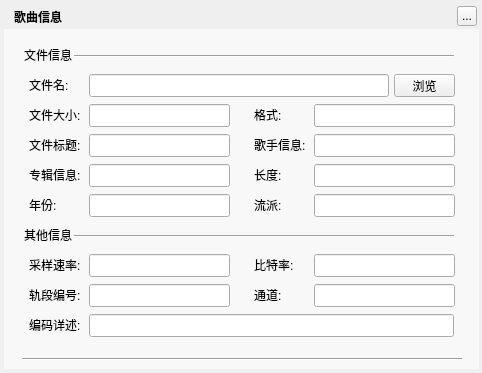
<?xml version="1.0" encoding="UTF-8"?>
<ui version="4.0">
 <class>MusicFileInformationWidget</class>
 <widget class="QWidget" name="MusicFileInformationWidget">
  <property name="geometry">
   <rect>
    <x>0</x>
    <y>0</y>
    <width>482</width>
    <height>373</height>
   </rect>
  </property>
  <property name="windowTitle">
   <string>歌曲信息</string>
  </property>
  <property name="styleSheet">
   <string notr="true"/>
  </property>
  <widget class="QLabel" name="background">
   <property name="geometry">
    <rect>
     <x>4</x>
     <y>4</y>
     <width>475</width>
     <height>365</height>
    </rect>
   </property>
   <property name="text">
    <string/>
   </property>
  </widget>
  <widget class="QLabel" name="topTitleName">
   <property name="geometry">
    <rect>
     <x>14</x>
     <y>4</y>
     <width>100</width>
     <height>25</height>
    </rect>
   </property>
   <property name="styleSheet">
    <string notr="true">color:&quot;#FFFFFF&quot;;font-weight:bold</string>
   </property>
   <property name="text">
    <string>歌曲信息</string>
   </property>
  </widget>
  <widget class="QToolButton" name="topTitleCloseButton">
   <property name="geometry">
    <rect>
     <x>457</x>
     <y>6</y>
     <width>20</width>
     <height>20</height>
    </rect>
   </property>
   <property name="text">
    <string>...</string>
   </property>
  </widget>
  <widget class="Line" name="line_2">
   <property name="geometry">
    <rect>
     <x>74</x>
     <y>54</y>
     <width>380</width>
     <height>5</height>
    </rect>
   </property>
   <property name="orientation">
    <enum>Qt::Horizontal</enum>
   </property>
  </widget>
  <widget class="QLabel" name="label">
   <property name="geometry">
    <rect>
     <x>24</x>
     <y>49</y>
     <width>54</width>
     <height>12</height>
    </rect>
   </property>
   <property name="text">
    <string>文件信息</string>
   </property>
  </widget>
  <widget class="QLabel" name="label_2">
   <property name="geometry">
    <rect>
     <x>29</x>
     <y>79</y>
     <width>54</width>
     <height>12</height>
    </rect>
   </property>
   <property name="text">
    <string>文件名:</string>
   </property>
  </widget>
  <widget class="QLineEdit" name="filePathEdit">
   <property name="geometry">
    <rect>
     <x>89</x>
     <y>74</y>
     <width>300</width>
     <height>23</height>
    </rect>
   </property>
   <property name="text">
    <string/>
   </property>
   <property name="readOnly">
    <bool>true</bool>
   </property>
  </widget>
  <widget class="QLabel" name="label_3">
   <property name="geometry">
    <rect>
     <x>29</x>
     <y>109</y>
     <width>54</width>
     <height>12</height>
    </rect>
   </property>
   <property name="text">
    <string>文件大小:</string>
   </property>
  </widget>
  <widget class="QLineEdit" name="fileSizeEdit">
   <property name="geometry">
    <rect>
     <x>89</x>
     <y>104</y>
     <width>141</width>
     <height>23</height>
    </rect>
   </property>
   <property name="readOnly">
    <bool>true</bool>
   </property>
  </widget>
  <widget class="QPushButton" name="viewButton">
   <property name="geometry">
    <rect>
     <x>394</x>
     <y>74</y>
     <width>61</width>
     <height>23</height>
    </rect>
   </property>
   <property name="text">
    <string>浏览</string>
   </property>
  </widget>
  <widget class="QLineEdit" name="fileFormatEdit">
   <property name="geometry">
    <rect>
     <x>314</x>
     <y>104</y>
     <width>141</width>
     <height>23</height>
    </rect>
   </property>
   <property name="readOnly">
    <bool>true</bool>
   </property>
  </widget>
  <widget class="QLabel" name="label_4">
   <property name="geometry">
    <rect>
     <x>254</x>
     <y>109</y>
     <width>54</width>
     <height>12</height>
    </rect>
   </property>
   <property name="text">
    <string>格式:</string>
   </property>
  </widget>
  <widget class="QLabel" name="label_5">
   <property name="geometry">
    <rect>
     <x>254</x>
     <y>139</y>
     <width>54</width>
     <height>12</height>
    </rect>
   </property>
   <property name="text">
    <string>歌手信息:</string>
   </property>
  </widget>
  <widget class="MusicModifyLineEdit" name="fileArtistEdit">
   <property name="geometry">
    <rect>
     <x>314</x>
     <y>134</y>
     <width>141</width>
     <height>23</height>
    </rect>
   </property>
   <property name="readOnly">
    <bool>true</bool>
   </property>
  </widget>
  <widget class="MusicModifyLineEdit" name="fileTitleEdit">
   <property name="geometry">
    <rect>
     <x>89</x>
     <y>134</y>
     <width>141</width>
     <height>23</height>
    </rect>
   </property>
   <property name="readOnly">
    <bool>true</bool>
   </property>
  </widget>
  <widget class="QLabel" name="label_6">
   <property name="geometry">
    <rect>
     <x>29</x>
     <y>139</y>
     <width>54</width>
     <height>12</height>
    </rect>
   </property>
   <property name="text">
    <string>文件标题:</string>
   </property>
  </widget>
  <widget class="QLabel" name="label_7">
   <property name="geometry">
    <rect>
     <x>29</x>
     <y>169</y>
     <width>54</width>
     <height>12</height>
    </rect>
   </property>
   <property name="text">
    <string>专辑信息:</string>
   </property>
  </widget>
  <widget class="MusicModifyLineEdit" name="fileAlbumEdit">
   <property name="geometry">
    <rect>
     <x>89</x>
     <y>164</y>
     <width>141</width>
     <height>23</height>
    </rect>
   </property>
   <property name="readOnly">
    <bool>true</bool>
   </property>
  </widget>
  <widget class="QLabel" name="label_8">
   <property name="geometry">
    <rect>
     <x>254</x>
     <y>169</y>
     <width>54</width>
     <height>12</height>
    </rect>
   </property>
   <property name="text">
    <string>长度:</string>
   </property>
  </widget>
  <widget class="QLineEdit" name="fileTimeEdit">
   <property name="geometry">
    <rect>
     <x>314</x>
     <y>164</y>
     <width>141</width>
     <height>23</height>
    </rect>
   </property>
   <property name="readOnly">
    <bool>true</bool>
   </property>
  </widget>
  <widget class="QLabel" name="label_9">
   <property name="geometry">
    <rect>
     <x>254</x>
     <y>199</y>
     <width>54</width>
     <height>12</height>
    </rect>
   </property>
   <property name="text">
    <string>流派:</string>
   </property>
  </widget>
  <widget class="MusicModifyLineEdit" name="fileGenreEdit">
   <property name="geometry">
    <rect>
     <x>314</x>
     <y>194</y>
     <width>141</width>
     <height>23</height>
    </rect>
   </property>
   <property name="readOnly">
    <bool>true</bool>
   </property>
  </widget>
  <widget class="QLabel" name="label_10">
   <property name="geometry">
    <rect>
     <x>29</x>
     <y>259</y>
     <width>54</width>
     <height>12</height>
    </rect>
   </property>
   <property name="text">
    <string>采样速率:</string>
   </property>
  </widget>
  <widget class="QLabel" name="label_11">
   <property name="geometry">
    <rect>
     <x>29</x>
     <y>289</y>
     <width>54</width>
     <height>12</height>
    </rect>
   </property>
   <property name="text">
    <string>轨段编号:</string>
   </property>
  </widget>
  <widget class="QLineEdit" name="TrackNumEdit">
   <property name="geometry">
    <rect>
     <x>89</x>
     <y>284</y>
     <width>141</width>
     <height>23</height>
    </rect>
   </property>
   <property name="readOnly">
    <bool>true</bool>
   </property>
  </widget>
  <widget class="QLabel" name="label_12">
   <property name="geometry">
    <rect>
     <x>254</x>
     <y>289</y>
     <width>54</width>
     <height>12</height>
    </rect>
   </property>
   <property name="text">
    <string>通道:</string>
   </property>
  </widget>
  <widget class="QLineEdit" name="SamplingRateEdit">
   <property name="geometry">
    <rect>
     <x>89</x>
     <y>254</y>
     <width>141</width>
     <height>23</height>
    </rect>
   </property>
   <property name="readOnly">
    <bool>true</bool>
   </property>
  </widget>
  <widget class="QLineEdit" name="ChannelEdit">
   <property name="geometry">
    <rect>
     <x>314</x>
     <y>284</y>
     <width>141</width>
     <height>23</height>
    </rect>
   </property>
   <property name="readOnly">
    <bool>true</bool>
   </property>
  </widget>
  <widget class="MusicModifyLineEdit" name="fileYearEdit">
   <property name="geometry">
    <rect>
     <x>89</x>
     <y>194</y>
     <width>141</width>
     <height>23</height>
    </rect>
   </property>
   <property name="readOnly">
    <bool>true</bool>
   </property>
  </widget>
  <widget class="QLabel" name="label_13">
   <property name="geometry">
    <rect>
     <x>29</x>
     <y>199</y>
     <width>54</width>
     <height>12</height>
    </rect>
   </property>
   <property name="text">
    <string>年份:</string>
   </property>
  </widget>
  <widget class="QLabel" name="label_14">
   <property name="geometry">
    <rect>
     <x>254</x>
     <y>259</y>
     <width>54</width>
     <height>12</height>
    </rect>
   </property>
   <property name="text">
    <string>比特率:</string>
   </property>
  </widget>
  <widget class="QLineEdit" name="BitrateEdit">
   <property name="geometry">
    <rect>
     <x>314</x>
     <y>254</y>
     <width>141</width>
     <height>23</height>
    </rect>
   </property>
   <property name="readOnly">
    <bool>true</bool>
   </property>
  </widget>
  <widget class="QLabel" name="label_15">
   <property name="geometry">
    <rect>
     <x>24</x>
     <y>229</y>
     <width>54</width>
     <height>12</height>
    </rect>
   </property>
   <property name="text">
    <string>其他信息</string>
   </property>
  </widget>
  <widget class="Line" name="line_3">
   <property name="geometry">
    <rect>
     <x>74</x>
     <y>234</y>
     <width>380</width>
     <height>5</height>
    </rect>
   </property>
   <property name="orientation">
    <enum>Qt::Horizontal</enum>
   </property>
  </widget>
  <widget class="QLabel" name="label_16">
   <property name="geometry">
    <rect>
     <x>29</x>
     <y>319</y>
     <width>54</width>
     <height>12</height>
    </rect>
   </property>
   <property name="text">
    <string>编码详述:</string>
   </property>
  </widget>
  <widget class="QLineEdit" name="descriptionEdit">
   <property name="geometry">
    <rect>
     <x>89</x>
     <y>314</y>
     <width>365</width>
     <height>23</height>
    </rect>
   </property>
   <property name="text">
    <string/>
   </property>
   <property name="readOnly">
    <bool>true</bool>
   </property>
  </widget>
  <widget class="Line" name="line_4">
   <property name="geometry">
    <rect>
     <x>22</x>
     <y>357</y>
     <width>440</width>
     <height>5</height>
    </rect>
   </property>
   <property name="orientation">
    <enum>Qt::Horizontal</enum>
   </property>
  </widget>
  <widget class="QWidget" name="backgroundMask" native="true">
   <property name="geometry">
    <rect>
     <x>4</x>
     <y>29</y>
     <width>475</width>
     <height>340</height>
    </rect>
   </property>
   <property name="styleSheet">
    <string notr="true">background:rgba(255,255,255,150)</string>
   </property>
  </widget>
  <zorder>background</zorder>
  <zorder>backgroundMask</zorder>
  <zorder>topTitleName</zorder>
  <zorder>topTitleCloseButton</zorder>
  <zorder>line_2</zorder>
  <zorder>label</zorder>
  <zorder>label_2</zorder>
  <zorder>filePathEdit</zorder>
  <zorder>label_3</zorder>
  <zorder>fileSizeEdit</zorder>
  <zorder>viewButton</zorder>
  <zorder>fileFormatEdit</zorder>
  <zorder>label_4</zorder>
  <zorder>label_5</zorder>
  <zorder>fileArtistEdit</zorder>
  <zorder>fileTitleEdit</zorder>
  <zorder>label_6</zorder>
  <zorder>label_7</zorder>
  <zorder>fileAlbumEdit</zorder>
  <zorder>label_8</zorder>
  <zorder>fileTimeEdit</zorder>
  <zorder>label_9</zorder>
  <zorder>fileGenreEdit</zorder>
  <zorder>label_10</zorder>
  <zorder>label_11</zorder>
  <zorder>TrackNumEdit</zorder>
  <zorder>label_12</zorder>
  <zorder>SamplingRateEdit</zorder>
  <zorder>ChannelEdit</zorder>
  <zorder>fileYearEdit</zorder>
  <zorder>label_13</zorder>
  <zorder>label_14</zorder>
  <zorder>BitrateEdit</zorder>
  <zorder>label_15</zorder>
  <zorder>line_3</zorder>
  <zorder>label_16</zorder>
  <zorder>descriptionEdit</zorder>
  <zorder>line_4</zorder>
 </widget>
 <customwidgets>
  <customwidget>
   <class>MusicModifyLineEdit</class>
   <extends>QLineEdit</extends>
   <header>musicfileinformationwidget.h</header>
  </customwidget>
 </customwidgets>
 <resources/>
 <connections/>
</ui>
